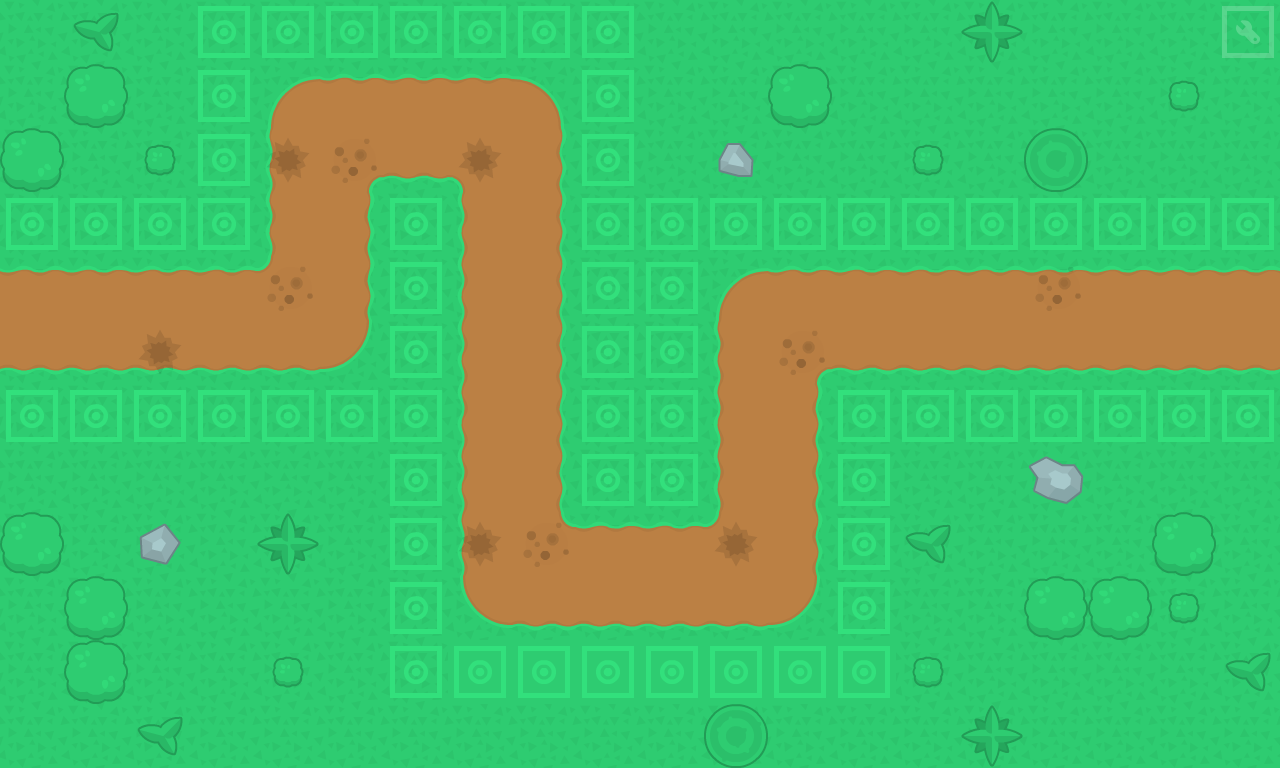

A 2D game scene composited from a Tiled map and its tileset images. What follows is a short description and the map's XML, with every tile layer's data as written:
An orthogonal 20x12 tile map with 64x64 px tiles, 3 tile layers (Tile Layer 1, Details, Settings).

<map version="1.2" tiledversion="1.2.1" orientation="orthogonal" renderorder="right-down" width="20" height="12" tilewidth="64" tileheight="64" infinite="0" nextlayerid="8" nextobjectid="1">
 <tileset firstgid="1" name="towerDefense_tilesheet" tilewidth="64" tileheight="64" tilecount="299" columns="23">
  <image source="towerDefense_tilesheet.png" width="1472" height="832" />
 </tileset>
 <layer id="5" name="Tile Layer 1" width="20" height="12">
  <data encoding="csv">
25,25,25,46,46,46,46,46,46,46,25,25,25,25,25,25,25,25,25,25,
25,25,25,46,4,48,48,48,5,46,25,25,25,25,25,25,25,25,25,25,
25,25,25,46,26,1,2,3,24,46,25,25,25,25,25,25,25,25,25,25,
46,46,46,46,26,24,46,26,24,46,46,46,46,46,46,46,46,46,46,46,
48,48,48,48,49,24,46,26,24,46,46,4,48,48,48,48,48,48,48,48,
2,2,2,2,2,28,46,26,24,46,46,26,1,2,2,2,2,2,2,2,
46,46,46,46,46,46,46,26,24,46,46,26,24,46,46,46,46,46,46,46,
25,25,25,25,25,25,46,26,24,46,46,26,24,46,25,25,25,25,25,25,
25,25,25,25,25,25,46,26,47,48,48,49,24,46,25,25,25,25,25,25,
25,25,25,25,25,25,46,27,2,2,2,2,28,46,25,25,25,25,25,25,
25,25,25,25,25,25,46,42,42,42,42,42,42,42,25,25,25,25,25,25,
25,25,25,25,25,25,25,25,25,25,25,25,25,25,25,25,25,25,25,25
</data>
 </layer>
 <layer id="6" name="Details" width="20" height="12">
  <data encoding="csv">
0,133,0,0,0,0,0,0,0,0,0,0,0,0,0,135,0,0,0,0,
0,131,0,0,0,0,0,0,0,0,0,0,131,0,0,0,0,0,132,0,
131,0,132,0,22,21,0,22,0,0,0,136,0,0,132,0,134,0,0,0,
0,0,0,0,0,0,0,0,0,0,0,0,0,0,0,0,0,0,0,0,
0,0,0,0,21,0,0,0,0,0,0,0,0,0,0,0,21,0,0,0,
0,0,22,0,0,0,0,0,0,0,0,0,21,0,0,0,0,0,0,0,
0,0,0,0,0,0,0,0,0,0,0,0,0,0,0,0,0,0,0,0,
0,0,0,0,0,0,0,0,0,0,0,0,0,0,0,0,137,0,0,0,
131,0,138,0,135,0,0,22,21,0,0,22,0,0,133,0,0,0,131,0,
0,131,0,0,0,0,0,0,0,0,0,0,0,0,0,0,131,131,132,0,
0,131,0,0,132,0,0,0,0,0,0,0,0,0,132,0,0,0,0,133,
0,0,133,0,0,0,0,0,0,0,0,134,0,0,0,135,0,0,0,0
</data>
 </layer>
 <layer id="7" name="Settings" width="20" height="12">
  <data encoding="csv">
0,0,0,0,0,0,0,0,0,0,0,0,0,0,0,0,0,0,0,17,
0,0,0,0,0,0,0,0,0,0,0,0,0,0,0,0,0,0,0,0,
0,0,0,0,0,0,0,0,0,0,0,0,0,0,0,0,0,0,0,0,
0,0,0,0,0,0,0,0,0,0,0,0,0,0,0,0,0,0,0,0,
0,0,0,0,0,0,0,0,0,0,0,0,0,0,0,0,0,0,0,0,
0,0,0,0,0,0,0,0,0,0,0,0,0,0,0,0,0,0,0,0,
0,0,0,0,0,0,0,0,0,0,0,0,0,0,0,0,0,0,0,0,
0,0,0,0,0,0,0,0,0,0,0,0,0,0,0,0,0,0,0,0,
0,0,0,0,0,0,0,0,0,0,0,0,0,0,0,0,0,0,0,0,
0,0,0,0,0,0,0,0,0,0,0,0,0,0,0,0,0,0,0,0,
0,0,0,0,0,0,0,0,0,0,0,0,0,0,0,0,0,0,0,0,
0,0,0,0,0,0,0,0,0,0,0,0,0,0,0,0,0,0,0,0
</data>
 </layer>
</map>
